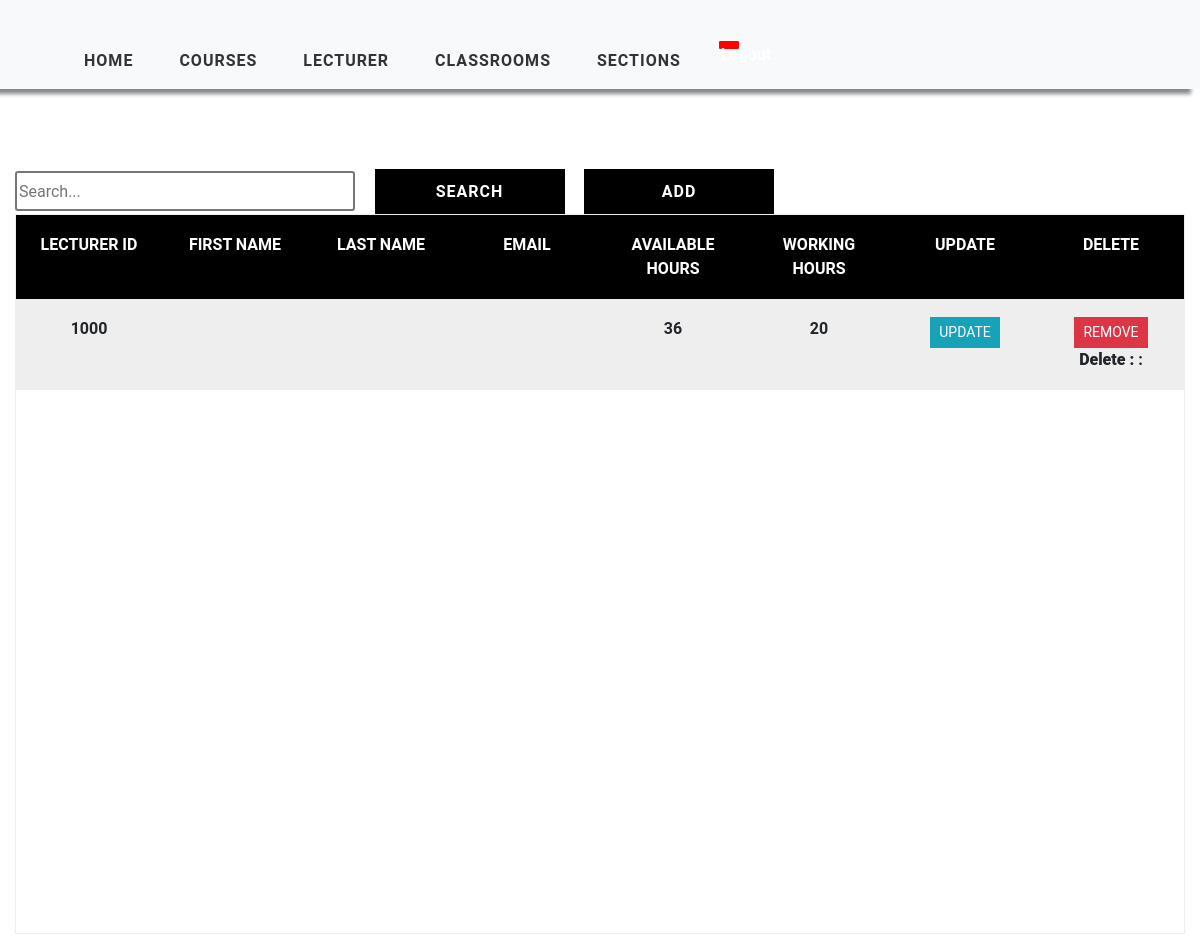
The page /professor_view (signed in) on the database as committed earlier.
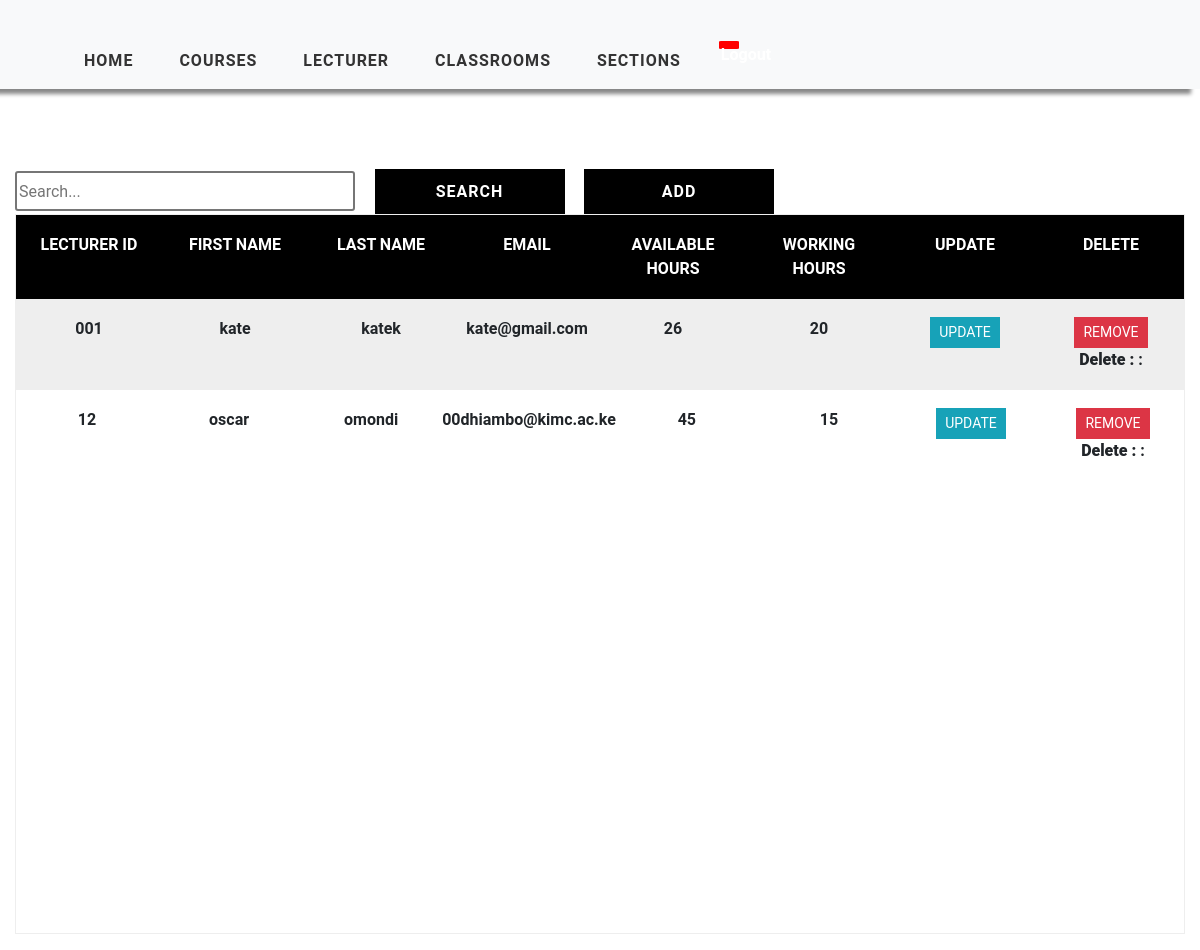
The same page on the database as committed later.
### timetableapp/models.py (models this page shows, shortened)
class Lecturer(models.Model):
    lecturer_id = models.CharField(max_length=2000,primary_key=True)
    first_name=models.CharField(max_length=2000, null=False)
    last_name=models.CharField(max_length=2000,null=False)
    email=models.EmailField(max_length=20,unique=True)
    password=models.CharField(max_length=128)
    working_hours = models.IntegerField(null=False)
    available_hours = models.IntegerField(null=False)

### timetableapp/views.py (the view)
# urls.py: path('professor_view', views.ProfessorTable, name='professor_view'),
@login_required(login_url='login')
def ProfessorTable(request):
    lecturer = Lecturer.objects.all()
    context = {'lecturer': lecturer}
    return render(request, 'timetableapp/ProfessorTable.html', context)

### timetableapp/templates/timetableapp/ProfessorTable.html (shortened to what this page needs)
{% extends 'timetableapp/main.html' %}
{% load static %}
{% block content %}
    <div class="container-fluid">
    <div class="search">
        <input type="text" class="searchbox" placeholder="Search...">
        <input type="submit" value="Search" class="searchButton">
        <a href="{% url 'add-professor' %}"><button class="searchButton">Add </button></a>
    </div>
        <div class="table  text-center">
            <div class="table-header">
                <div class="header__item filter__link">
                    Lecturer ID
                 </div>
                <div class="header__item filter__link">
                   First Name
                </div>
                <div class="header__item filter__link">
                    Last Name
                 </div>
                 <div class="header__item filter__link">
                    Email
                 </div>
                <div class="header__item filter__link">
                    Available Hours
                 </div>
                <div class="header__item filter__link">
                    Working Hours
                </div>
                <div class="header__item filter__link">
                    Update
                </div>
                <div class="header__item filter__link">
                    Delete
                </div>
            </div>
            <div class="tab-content">
                {% for lecturer in lecturer %}
                <div class="table-row text-center">
                    <div class="table-data">
                        {{ lecturer.lecturer_id }}
                    </div>
                    <div class="table-data">
                        {{ lecturer.first_name}}
                    </div>
                    <div class="table-data">
                        {{ lecturer.last_name}}
                    </div>
                    <div class="table-data">
                        {{ lecturer.email}}
                    </div>
                    <div class="table-data">
                        {{ lecturer.working_hours }}
                    </div>
                    <div class="table-data">
                        {{ lecturer.available_hours }}
                    </div>
                    <div class="table-data">
                       <a href="{% url 'update-professor' lecturer.lecturer_id %}" class="btn btn-sm btn-info">Update</a>
                    </div>
                    <div class="table-data">
                       <a href="{% url 'delete-professor' lecturer.lecturer_id %}" class="btn btn-sm btn-danger" >Remove</a>
                       <p class="card-text"><strong> Delete : </strong>: </p>
                    </div>
                </div>
                {% endfor %}
            </div>
        </div>
    </div>
{% endblock %}

Rows that differ between the two databases and show on the page:
removed Lecturer: lecturer_id "1000", working_hours "36", available_hours "20"
added Lecturer: lecturer_id "001", first_name "kate", last_name "katek", email "kate@gmail.com", working_hours "26", available_hours "20"
added Lecturer: lecturer_id "12", first_name "oscar", last_name "omondi", email "00dhiambo@kimc.ac.ke", working_hours "45", available_hours "15"
